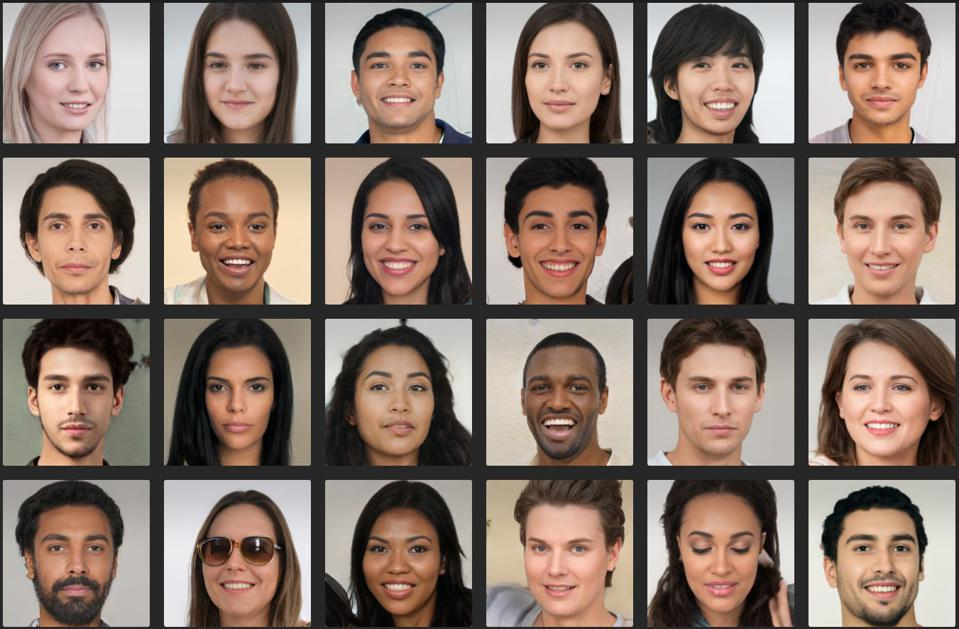
#> input picture Codianics/resources/faces.jpg, 959 x 629 px, found by its file name
$ jupyter execute 'Tracking faces.ipynb'
#> lines starting #> are read from the running program, lines starting #| are printed output that depends on the picture; after the words box and inside, x2 and y2 are one past the last pixel; in counts of white or black regions, pixels touching at a corner belong together
[cell 1]
import cv2 as cv
import numpy as np
from cv2 import cvtColor

[cell 2]
img=cv.imread("resources/faces.jpg")
#> img is the input picture: shape (629, 959, 3); mean B, G, R 106.2, 116.7, 135.2
#img=cv.resize(img,(600,800))
imgGray= cvtColor(img,cv.COLOR_BGR2GRAY)
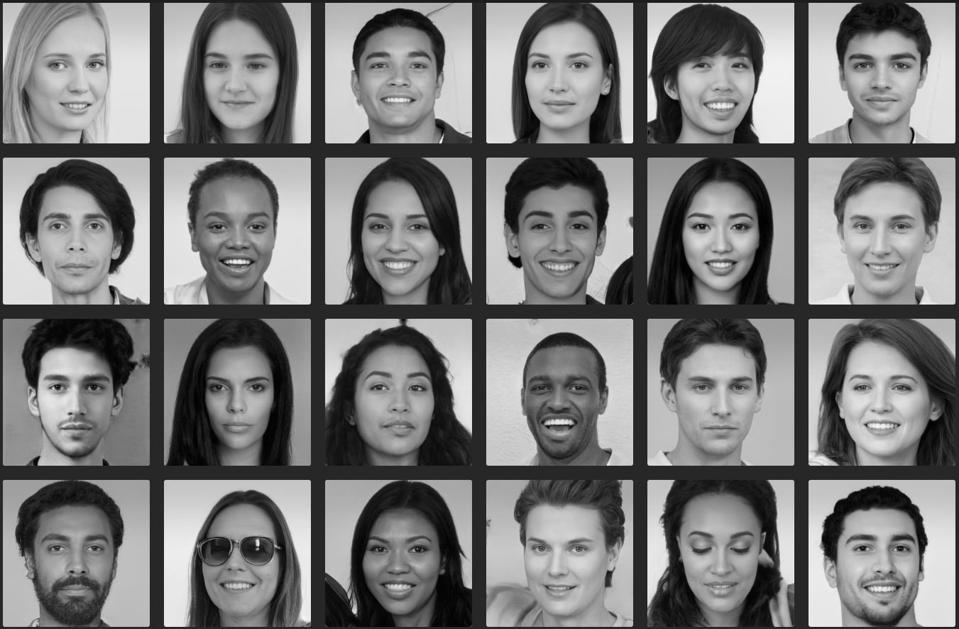
#> imgGray: shape (629, 959); min 0, max 255, mean 121.1

[cell 3]
faceCascade=cv.CascadeClassifier("resources/haarcascades/haarcascade_frontalface_default.xml")
faces=faceCascade.detectMultiScale(imgGray,1.2,2)
#> faces = 24 rows, first 6: [194, 354, 87, 87], [832, 26, 99, 99], [352, 28, 95, 95], [513, 28, 96, 96], [28, 188, 95, 95], [348, 349, 100, 100]

for (x,y,w,h) in faces:
    cv.rectangle(img,(x,y),(x+w,y+h),(25,15,185),2)
#> this loop made 24 passes
#> (x, y, w, h) on passes 1 to 12: (194, 354, 87, 87), (832, 26, 99, 99), (352, 28, 95, 95), (513, 28, 96, 96), (28, 188, 95, 95), (348, 349, 100, 100), (354, 514, 92, 92), (27, 25, 100, 100), (189, 27, 98, 98), (673, 30, 96, 96), (189, 185, 98, 98), (351, 190, 94, 94)
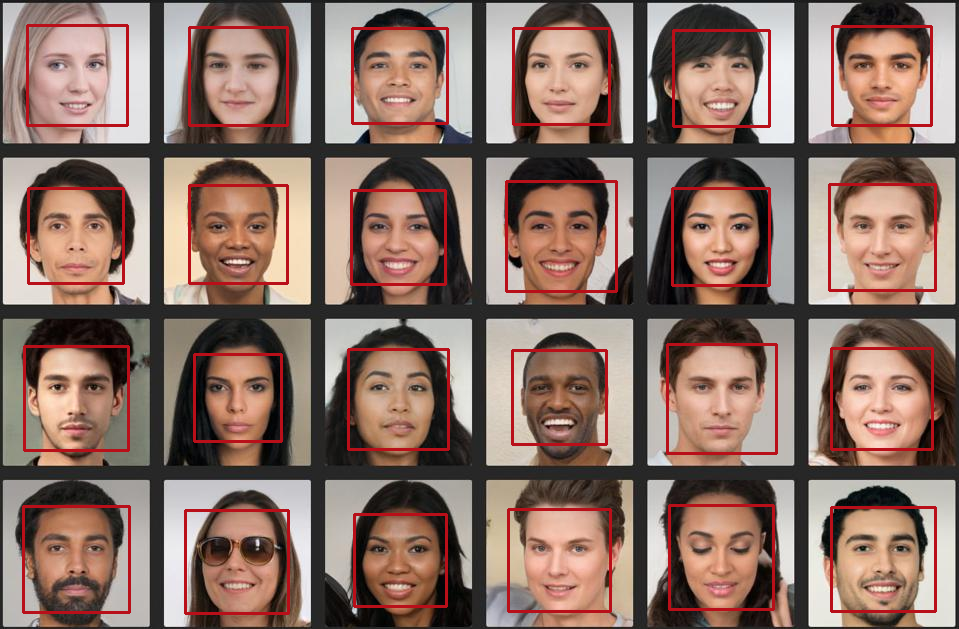
#> img: shape (629, 959, 3); 4.74% of pixels changed, all inside (x1, y1, x2, y2) = (22, 24, 937, 615)
cv.imshow("resuls",img)
cv.waitKey(0)
cv.destroyAllWindows()

$ run again, with Codianics/resources/datamining.png saved as Codianics/resources/faces.jpg
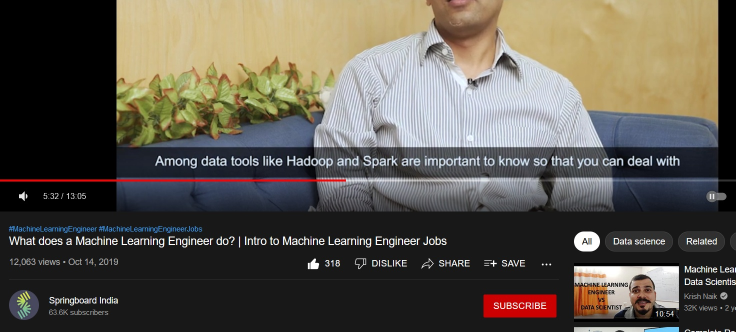
#> input picture Codianics/resources/datamining.png, 1471 x 664 px, found by its file name (shown at 1/2 size)
#> img is the input picture: shape (664, 1471, 3); mean B, G, R 78.3, 87.7, 92.8
#> `imgGray= cvtColor(img,cv.COLOR_BGR2GRAY)`:
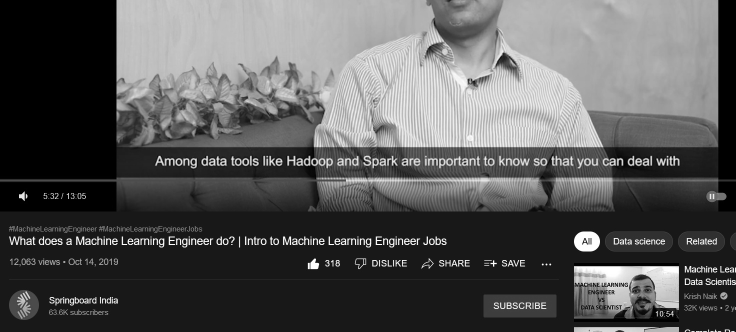
#> imgGray: shape (664, 1471) (shown at 1/2 size); min 0, max 255, mean 88.1
#> faces = [[1252, 557, 64, 64]]
#> the loop `for (x,y,w,h) in faces:` made 1 pass
#> after the loop `for (x,y,w,h) in faces:`:
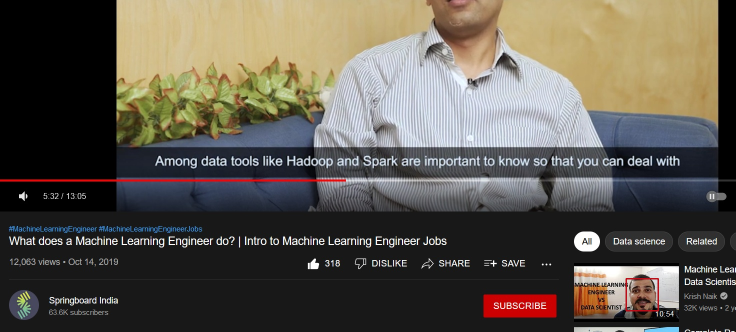
#> img: shape (664, 1471, 3) (shown at 1/2 size); 0.08% of pixels changed, all inside (x1, y1, x2, y2) = (1251, 556, 1318, 623)
